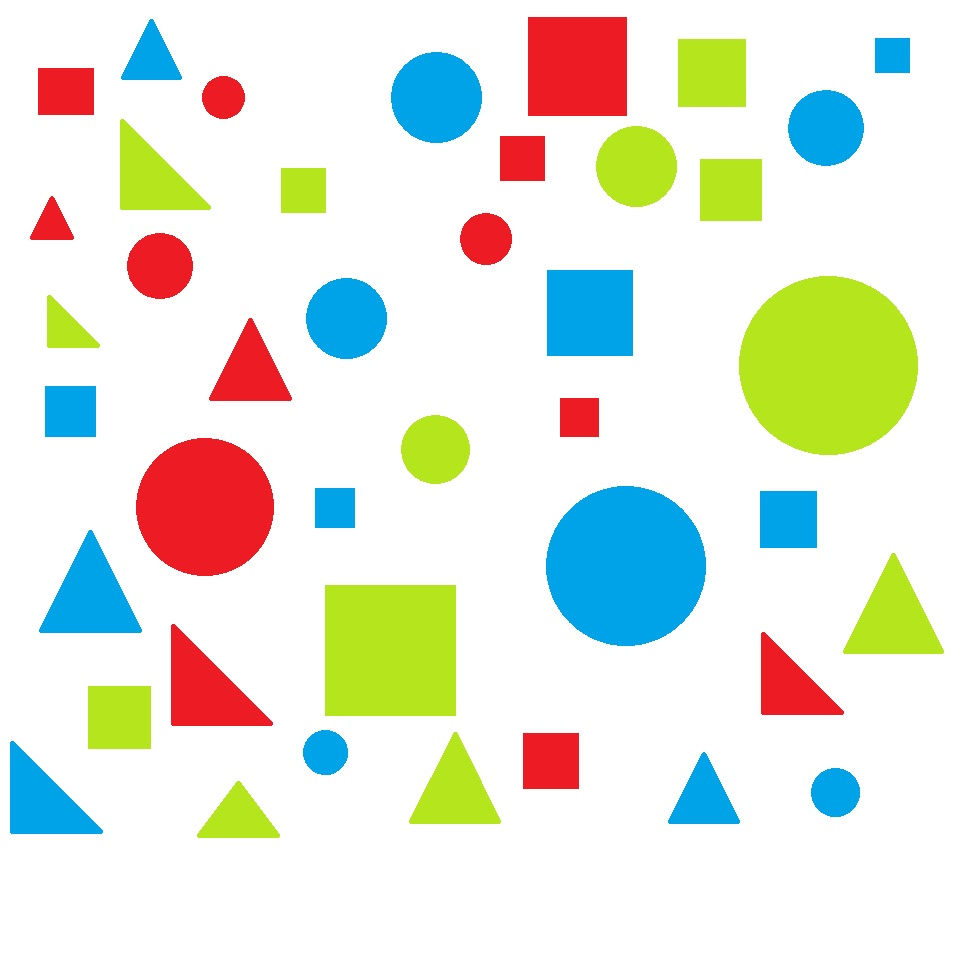
#> input picture python实验/python分色/test.jpg, 968 x 970 px
$ python '实验五代码参考.py'
#> lines starting #> are read from the running program, lines starting #| are printed output that depends on the picture; after the words box and inside, x2 and y2 are one past the last pixel; in counts of white or black regions, pixels touching at a corner belong together
import imutils
from cv2 import cv2
import numpy as np
font=cv2.FONT_HERSHEY_COMPLEX
imgpath=r'test.jpg'
image = cv2.imread(imgpath)
#> image is the input picture: shape (970, 968, 3); mean B, G, R 219.9, 232.2, 227.8
b = image.shape
#> b = (970, 968, 3)
cy = np.zeros(list(b[:2]))
# cv2.imshow('image',image)

hsv = cv2.cvtColor(image, cv2.COLOR_BGR2HSV)  # 色彩空间转换为hsv，便于分离
#> hsv: shape (970, 968, 3); mean H, S, V 29.1, 52.5, 249.5
lower_hsv = np.array([35, 128, 46])          # 提取颜色的低值
high_hsv = np.array([77, 255, 255])          # 提取颜色的高值

mask = cv2.inRange(hsv, lowerb=lower_hsv, upperb=high_hsv)
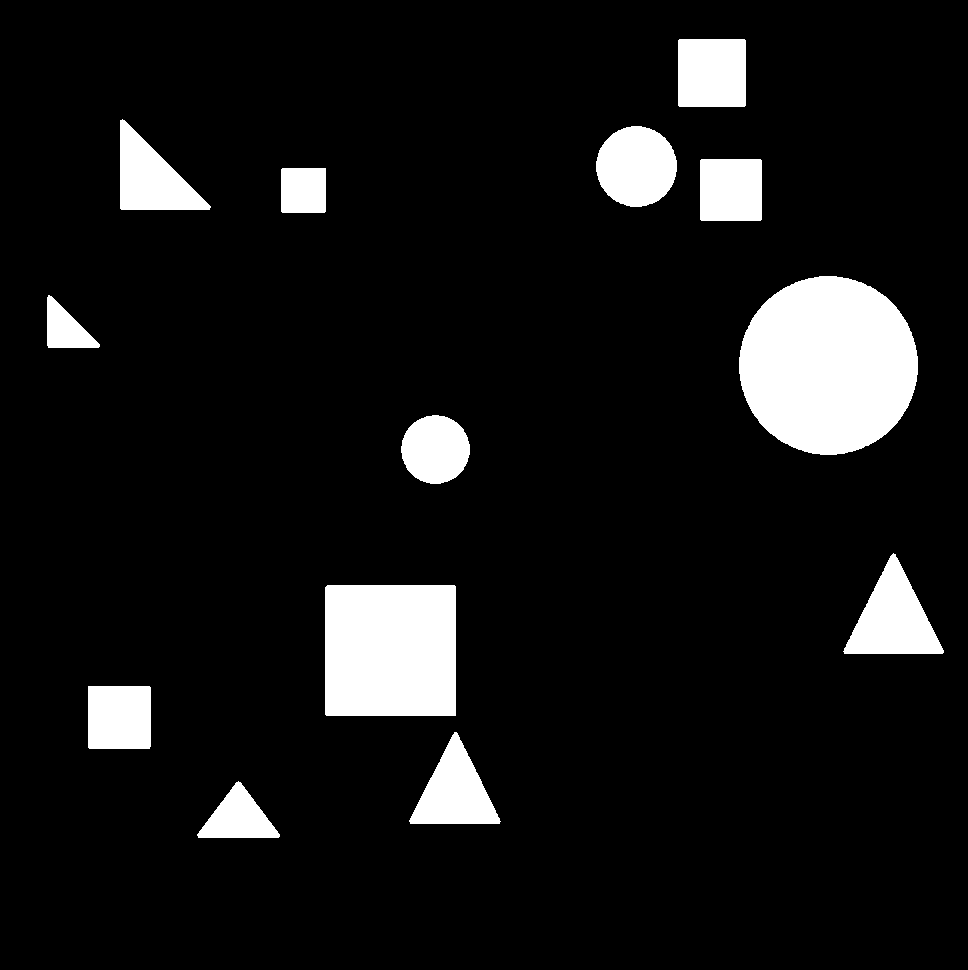
#> mask: shape (970, 968); 8.9% white; 13 white regions, largest, box (x1, y1, x2, y2) and area: (739, 276, 918, 455) 25099, (325, 585, 456, 716) 17156, (843, 553, 944, 654) 5380
# cv2.imshow('red',mask)

blurred = cv2.GaussianBlur(mask, (9, 9), 0)
ret,th1=cv2.threshold(blurred,110,255,cv2.THRESH_BINARY)
#> th1: shape (970, 968); 9% white; 13 white regions, largest, box (x1, y1, x2, y2) and area: (739, 276, 918, 455) 25212, (325, 585, 456, 716) 17155, (844, 554, 944, 654) 5457
# cv2.imshow("th1",th1)

BlueThings = cv2.bitwise_and(image, image,  mask=th1)
# cv2.imshow('BlueThings',BlueThings)

result = BlueThings
# write result to disk
cv2.imwrite("soccer_floodfill.jpg", result)

result1 = cv2.imread("soccer_floodfill.jpg")
h, w, c = result1.shape
#> h = 970; w = 968; c = 3
print(h,w,c)
#| 970 968 3

hsv1 = cv2.cvtColor(result1,cv2.COLOR_BGR2HSV)
#> hsv1: shape (970, 968, 3); mean H, S, V 5.3, 26.4, 20.6
lower_red= np.array([0,0,0])
upper_red = np.array([180,255,46])
mask1 = cv2.inRange(hsv1, lower_red, upper_red)
# cv2.imshow("mask1",mask1)

erode=cv2.erode(mask1,None,iterations=1)#腐蚀
#> erode: shape (970, 968); 90.5% white; 13 black regions, largest, box (x1, y1, x2, y2) and area: (738, 275, 919, 456) 25932, (324, 584, 457, 717) 17683, (843, 553, 945, 655) 5861
#cv2.imshow('erode',erode)
dilate=cv2.dilate(erode,None,iterations=1)#膨胀
#cv2.imshow('dilate',dilate)

for i in range(h):
  for j in range(w):
    if dilate[i,j]==255:    #像素点255表示白色
      result1[i,j]=(255,255,255)  # 此处替换颜色，为BGR通道，不是RGB通道
# cv2.imshow('edged',result1)

edged = cv2.Canny(th1, 60, 150)
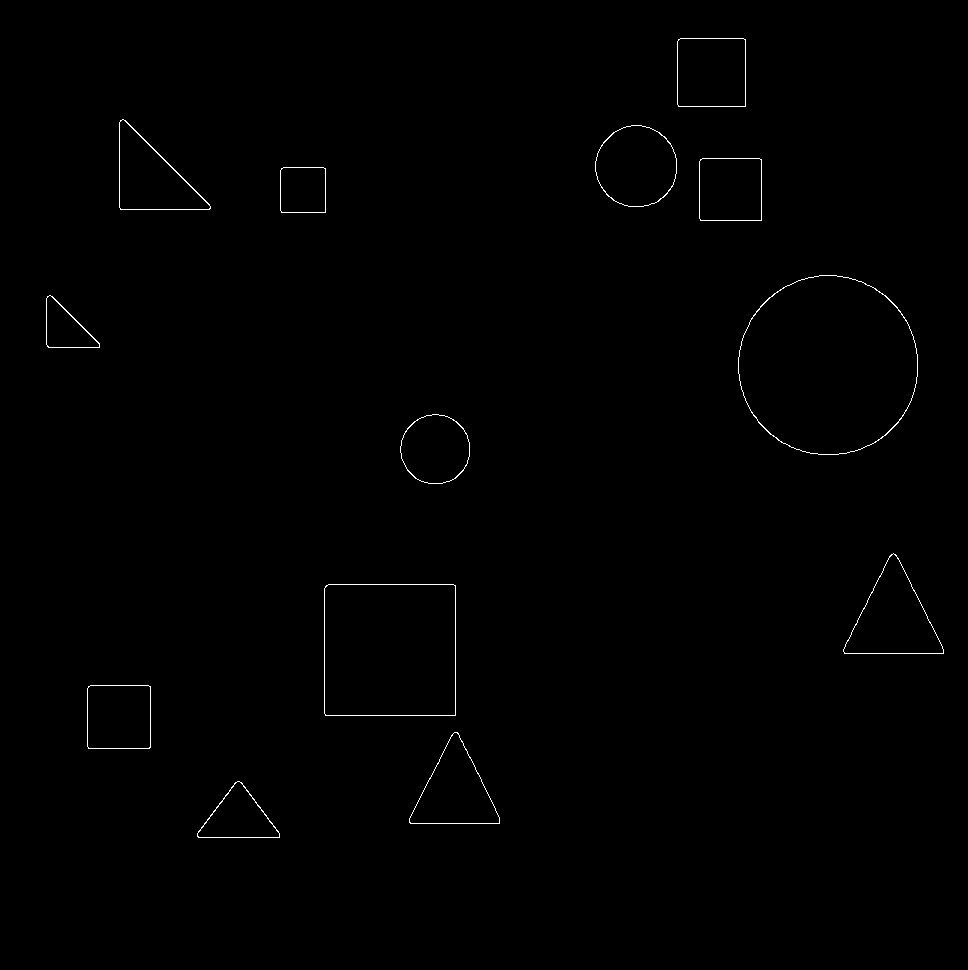
#> edged: shape (970, 968); 0.42% white in thin lines or dots, all inside (x1, y1, x2, y2) = (46, 38, 944, 838)

cnts = cv2.findContours(edged, cv2.RETR_EXTERNAL,cv2.CHAIN_APPROX_SIMPLE)
#> cnts = 13 contours; largest, box (x1, y1, x2, y2) and area: (738, 275, 918, 455) 25252, (324, 584, 456, 716) 17152, (843, 553, 944, 654) 5414, (595, 125, 677, 207) 5180, (677, 38, 746, 107) 4617
cnts = imutils.grab_contours(cnts)

total = 0
Circleshape,Threeshape,Foreshape = 0,0,0

# loop over the contours one by one
for c in cnts:
    # if the contour area is small, then the area is likely noise, so
    # we should ignore the contour
    (x,y),radius = cv2.minEnclosingCircle(c)
    center = (int(x)+int(radius),int(y))
    peri = cv2.arcLength(c, True)
    approx = cv2.approxPolyDP(c, 0.02 * peri, True)
    # 如果当前的轮廓含有3个顶点，则其为三角形
    if len(approx) == 3:
        Threeshape =  Threeshape + 1
        result=cv2.putText(result1,'Three'+str(Threeshape),center,font,0.5,(0,0,0))


    # 如果当前的轮廓含有4个顶点，则其可能是矩形或者正方形
    elif len(approx) == 4:
        Foreshape =  Foreshape + 1
        result=cv2.putText(result1,'Fore'+str(Foreshape),center,font,0.5,(0,0,0))
    else:
        Circleshape =Circleshape + 1
        result=cv2.putText(result1,'Circle'+str(Circleshape),center,font,0.5,(0,0,0))
        # otherwise, draw the contour on the image and increment the total
        # number of shapes found
        #cv2.drawContours(image, [c], -1, (204, 0, 255), 2)
    total += 1
#> this loop made 13 passes
#> (x, y, radius, center, peri, approx) on passes 1, 2, 3, 4, 5, 7, 9: (238.2, 823.9, 42.9, (280, 823), 229.7, [[197, 833], [279, 837], [239, 781]]), (454.4, 788.4, 56.46, (510, 788), 310.5, [[454, 732], [409, 822], [499, 823]]), (119, 717, 43.84, (162, 717), 249.1, [[88, 686], [88, 748], [149, 748], [150, 686]]), (390, 650, 91.92, (481, 650), 521.1, [[326, 585], [325, 715], [455, 715], [455, 585]]), (893.5, 615.2, 62.25, (955, 615), 342, [[891, 554], [844, 653], [943, 653]]), (73, 321.5, 36.42, (109, 321), 179.5, [[47, 296], [48, 347], [99, 347]]), (303, 190, 31.11, (334, 190), 177.7, [[281, 168], [281, 212], [325, 212], [325, 168]])
#> (x, y, radius, center, peri) on passes 6, 8, 11: (435, 449, 35.2, (470, 449), 229.1), (828, 364.9, 90.35, (917, 364), 594.2), (636, 166, 41.32, (677, 166), 269.5)
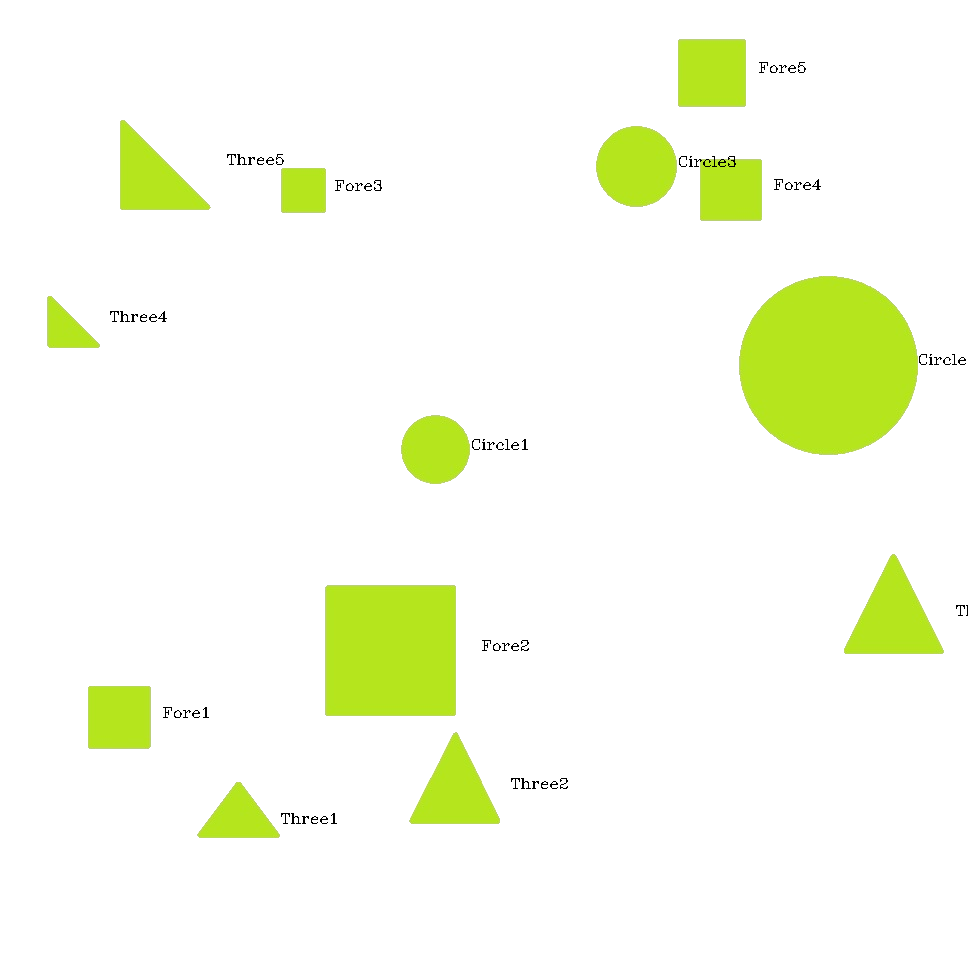
#> result1: shape (970, 968, 3); mean B, G, R 234.6, 252.1, 247.9
#> after the loop, Circleshape = 3; Foreshape = 5; Threeshape = 5; total = 13
# show the output image and the final shape count
info="[INFO] found {} Red shapes".format(total)
#> info = '[INFO] found 13 Red shapes'
a1="[INFO] found {} Circleshape".format(Circleshape)
#> a1 = '[INFO] found 3 Circleshape'
a2="[INFO] found {} Threeshape".format(Threeshape)
#> a2 = '[INFO] found 5 Threeshape'
a3="[INFO] found {} Foreshape".format(Foreshape)
#> a3 = '[INFO] found 5 Foreshape'

result=cv2.putText(result1,info,(700,40),font,0.5,(0,255,10))
result=cv2.putText(result1,a1,(700,60),font,0.5,(0,255,10))
result=cv2.putText(result1,a2,(700,80),font,0.5,(0,255,10))
result=cv2.putText(result1,a3,(700,100),font,0.5,(0,255,10))
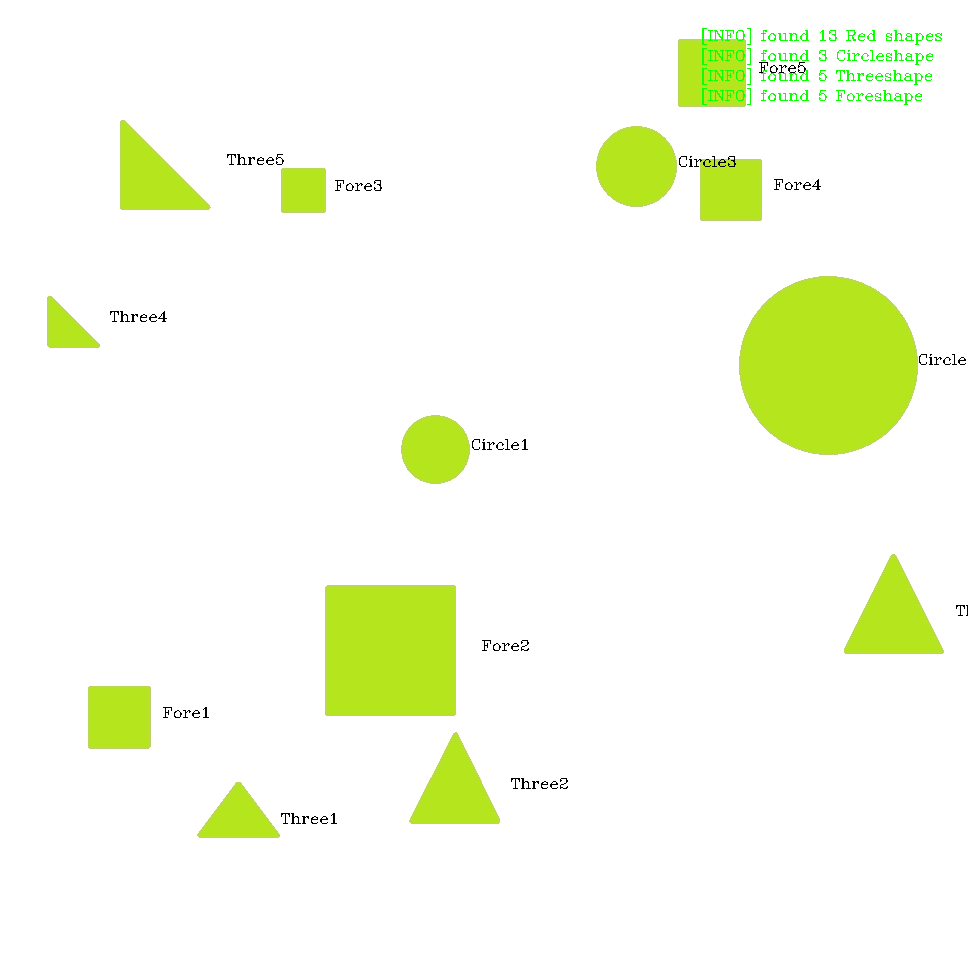
#> result: shape (970, 968, 3); mean B, G, R 234, 252.1, 247.2


print("[INFO] found {} Red shapes".format(total))
#| [INFO] found 13 Red shapes
print("[INFO] found {} Circleshape".format(Circleshape))
#| [INFO] found 3 Circleshape
print("[INFO] found {} Threeshape".format(Threeshape))
#| [INFO] found 5 Threeshape
print("[INFO] found {} Foreshape".format(Foreshape))
#| [INFO] found 5 Foreshape


cv2.imshow("Image1", result1)
cv2.waitKey(0)
cv2.destroyAllWindows()

$ run again, with python实验/python分色/green.jpg copied over python实验/python分色/test.jpg
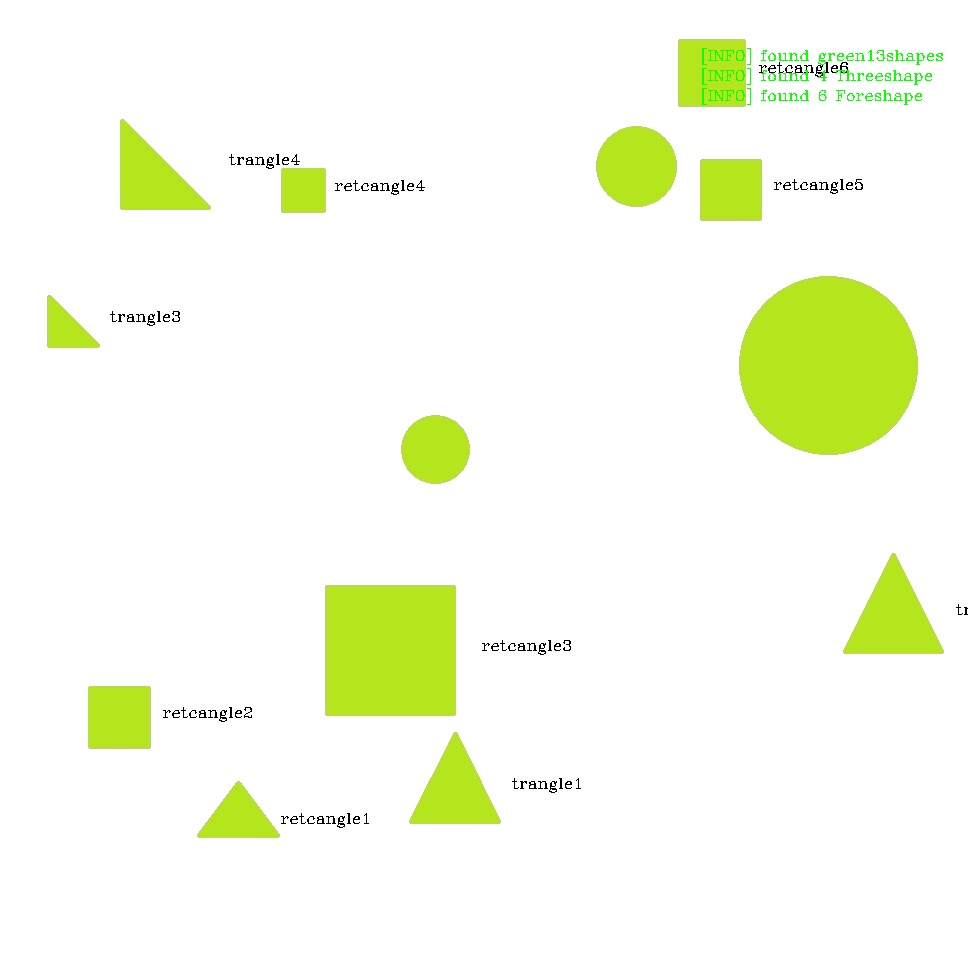
#> input picture python实验/python分色/green.jpg, 968 x 970 px
#> image is the input picture: shape (970, 968, 3); mean B, G, R 233.9, 251.8, 247.1
#> hsv: shape (970, 968, 3); mean H, S, V 6, 20.1, 251.8
#> mask: shape (970, 968); 8.9% white; 126 white regions (83 under 20 px), largest, box (x1, y1, x2, y2) and area: (740, 276, 918, 454) 24848, (326, 586, 456, 716) 16891, (844, 554, 943, 654) 5294
#> th1: shape (970, 968); 8.8% white; 41 white regions (25 under 20 px), largest, box (x1, y1, x2, y2) and area: (740, 276, 918, 454) 24967, (326, 586, 456, 716) 16890, (844, 554, 943, 654) 5381
#| 970 968 3
#> hsv1: shape (970, 968, 3); mean H, S, V 5.7, 27.3, 20.2
#> erode: shape (970, 968); 90.6% white; 41 black regions (11 under 20 px), largest, box (x1, y1, x2, y2) and area: (739, 275, 919, 455) 25683, (325, 585, 457, 717) 17414, (843, 553, 944, 655) 5783
#> edged: shape (970, 968); 0.44% white in thin lines or dots, all inside (x1, y1, x2, y2) = (47, 39, 943, 838)
#> cnts = 46 contours, 32 with area under 20; largest, box (x1, y1, x2, y2) and area: (739, 275, 918, 454) 25006, (325, 585, 456, 716) 16890, (843, 553, 943, 654) 5334, (595, 125, 676, 206) 5061, (677, 39, 746, 106) 4476
#> the loop `for c in cnts:` made 46 passes
#> (x, y, radius, center, peri, approx) on passes 1 to 5: (238.2, 822.9, 41.93, (279, 822), 225.1, [[278, 833], [238, 781], [198, 835]]), (454.9, 788.2, 56.19, (510, 788), 309.3, [[455, 732], [411, 823], [499, 823]]), (118.5, 717, 42.78, (160, 716), 243.9, [[88, 687], [89, 747], [149, 747], [148, 686]]), (390, 650.5, 90.87, (480, 650), 515.9, [[326, 586], [326, 715], [453, 715], [455, 587]]), (892.6, 614.8, 61.82, (953, 614), 340, [[895, 554], [844, 653], [942, 652]])
#> after the loop `for c in cnts:`:
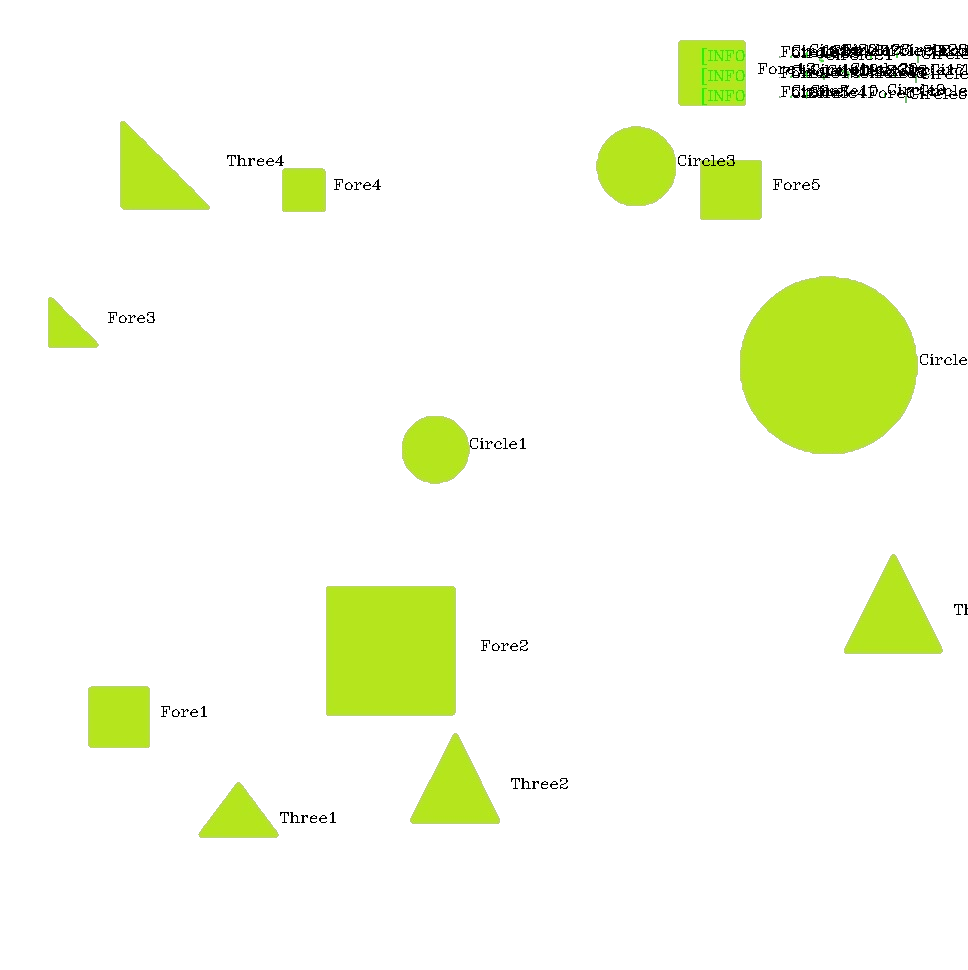
#> result1: shape (970, 968, 3); mean B, G, R 233.9, 251, 246.7
#> after the loop `for c in cnts:`: Circleshape = 30; Foreshape = 12; Threeshape = 4; total = 46
#> info = '[INFO] found 46 Red shapes'
#> a1 = '[INFO] found 30 Circleshape'
#> a2 = '[INFO] found 4 Threeshape'
#> a3 = '[INFO] found 12 Foreshape'
#> `result=cv2.putText(result1,a3,(700,100),font,0.5,(0,255,10))`:
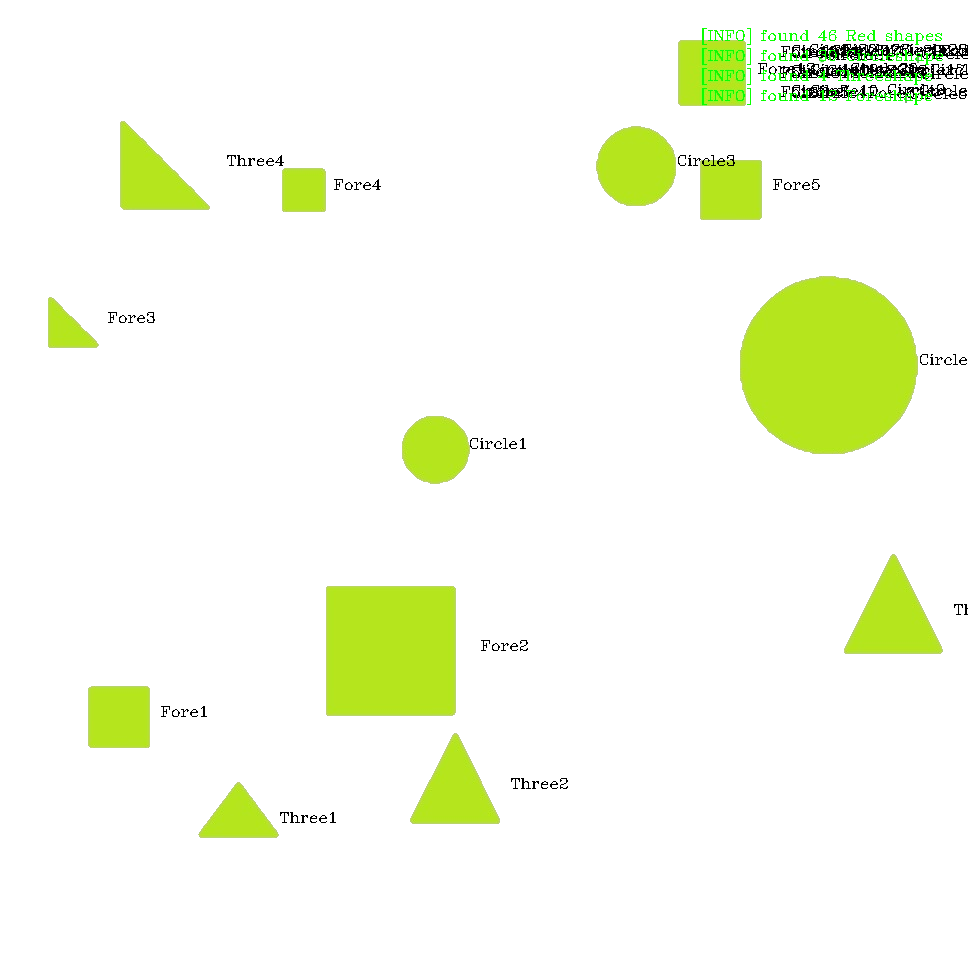
#> result: shape (970, 968, 3); mean B, G, R 233.5, 251.1, 246.2
#| [INFO] found 46 Red shapes
#| [INFO] found 30 Circleshape
#| [INFO] found 4 Threeshape
#| [INFO] found 12 Foreshape
